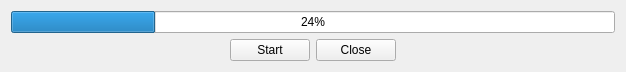
<?xml version="1.0" encoding="UTF-8"?>
<ui version="4.0">
 <class>MergeForm</class>
 <widget class="QWidget" name="MergeForm">
  <property name="geometry">
   <rect>
    <x>0</x>
    <y>0</y>
    <width>626</width>
    <height>71</height>
   </rect>
  </property>
  <property name="windowTitle">
   <string>Form</string>
  </property>
  <layout class="QVBoxLayout" name="verticalLayout">
   <item>
    <widget class="QProgressBar" name="progressBar">
     <property name="value">
      <number>24</number>
     </property>
    </widget>
   </item>
   <item>
    <layout class="QHBoxLayout" name="horizontalLayout">
     <item>
      <spacer name="horizontalSpacer">
       <property name="orientation">
        <enum>Qt::Horizontal</enum>
       </property>
       <property name="sizeHint" stdset="0">
        <size>
         <width>40</width>
         <height>20</height>
        </size>
       </property>
      </spacer>
     </item>
     <item>
      <widget class="QPushButton" name="pushButton">
       <property name="text">
        <string>Start</string>
       </property>
      </widget>
     </item>
     <item>
      <widget class="QPushButton" name="closeButton">
       <property name="text">
        <string>Close</string>
       </property>
      </widget>
     </item>
     <item>
      <spacer name="horizontalSpacer_2">
       <property name="orientation">
        <enum>Qt::Horizontal</enum>
       </property>
       <property name="sizeHint" stdset="0">
        <size>
         <width>40</width>
         <height>20</height>
        </size>
       </property>
      </spacer>
     </item>
    </layout>
   </item>
  </layout>
 </widget>
 <resources/>
 <connections/>
</ui>
